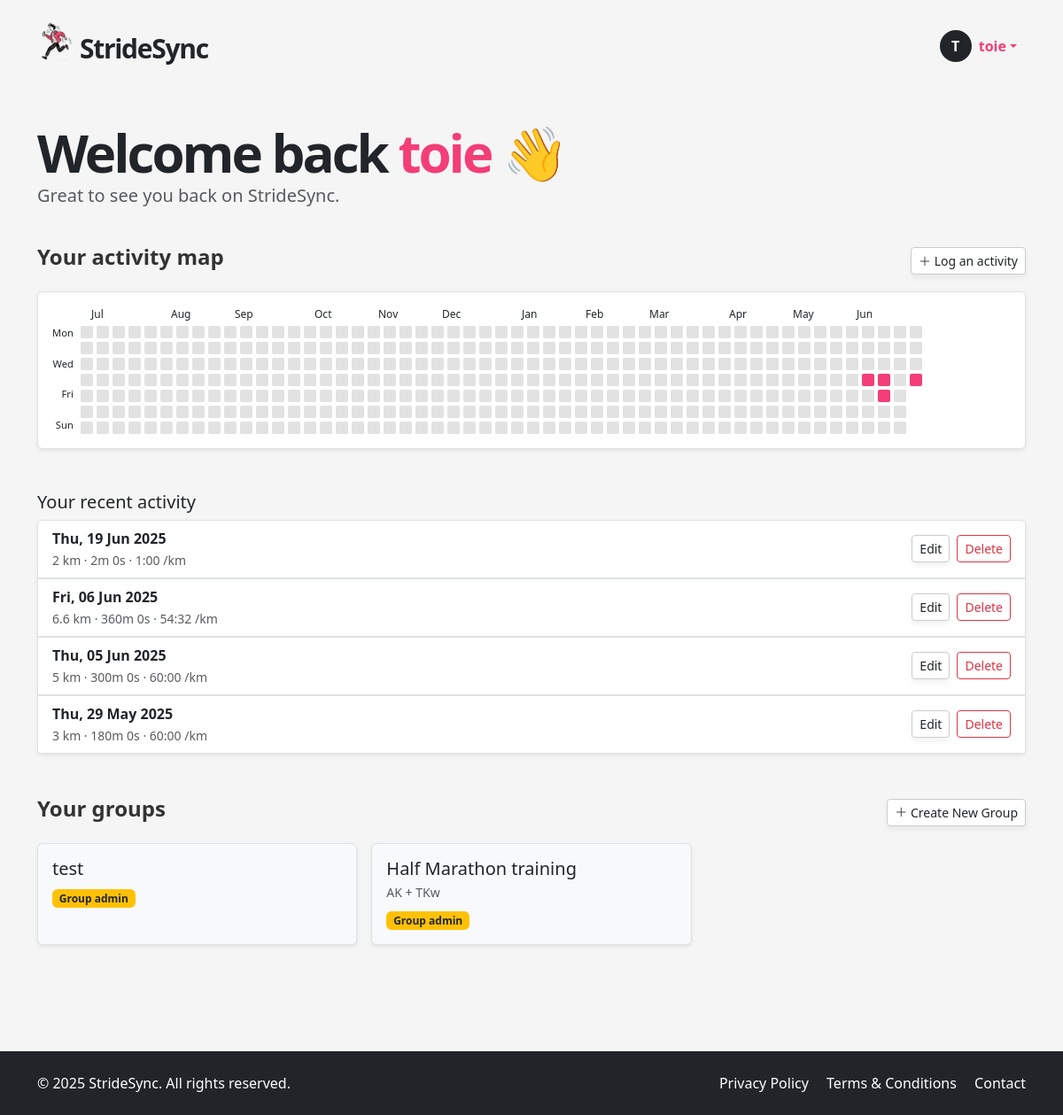
The app's page /dashboard (signed in) with its own data.
### app/models.py (models this page shows, shortened)
class User(UserMixin, db.Model):
    __tablename__ = "users"
    id = sa.Column(sa.Integer, primary_key=True)
    email = sa.Column(sa.String(120), unique=True, nullable=False, index=True)
    password_hash = sa.Column(sa.String(256))
    username = sa.Column(sa.String(64), unique=True, nullable=False, index=True)
    role = sa.Column(sa.Enum(UserRole), default=UserRole.USER, nullable=False)
    is_verified = sa.Column(sa.Boolean, default=False)
    verification_token = sa.Column(sa.String(128), nullable=False, default=lambda: secrets.token_urlsafe(32))
    reset_token = db.Column(db.String, nullable=True)
    reset_token_expiry = db.Column(db.DateTime, nullable=True)
    runs = so.relationship("Run", back_populates="user", cascade="all, delete-orphan")
    groups = so.relationship("Group", secondary=user_groups, back_populates="members")
    admin_of_groups = so.relationship("Group", secondary=group_admins, back_populates="admins")

class Run(db.Model):
    __tablename__ = "runs"
    id = sa.Column(sa.Integer, primary_key=True)
    date = sa.Column(sa.DateTime(timezone=True), index=True)
    distance = sa.Column(sa.Integer)  # meters
    time = sa.Column(sa.Integer)      # seconds (duration)
    pace = sa.Column(sa.Integer)      # seconds per km
    user_id = sa.Column(sa.Integer, sa.ForeignKey("users.id"), index=True)
    user = so.relationship("User", back_populates="runs")
    groups = so.relationship("Group", secondary=run_groups, back_populates="runs")

class Group(db.Model):
    __tablename__ = "groups"
    id = sa.Column(sa.Integer, primary_key=True)
    name = sa.Column(sa.String(100), unique=True, nullable=False)
    description = sa.Column(sa.Text)
    members = so.relationship("User", secondary=user_groups, back_populates="groups")
    admins = so.relationship("User", secondary=group_admins, back_populates="admin_of_groups")
    runs = so.relationship("Run", secondary=run_groups, back_populates="groups")
    invites = so.relationship("GroupInvite", back_populates="group", cascade="all, delete-orphan")

### app/routes.py (the view)
@app.route('/dashboard')
@login_required
def dashboard():
    runs = db.session.scalars(
        sa.select(Run).where(Run.user_id == current_user.id)
    ).all()
    sorted_groups = sorted(current_user.groups, key=lambda g: g.id, reverse=True)
    distance_by_date = {}
    for run in runs:
        run_date = run.date.date()
        distance_by_date[run_date] = distance_by_date.get(run_date, 0) + run.distance
    today = datetime.utcnow().date()
    start_date = today - timedelta(days=364)
    while start_date.weekday() != 0:
        start_date -= timedelta(days=1)
    heatmap_cells = []
    for week in range(53):
        column = []
        week_start = start_date + timedelta(weeks=week)
        for day in range(7):
            date = week_start + timedelta(days=day)
            if date > today:
                column.append(None)
            else:
                column.append({
                    "date": date,
                    "active": date in distance_by_date,
                    "distance": distance_by_date.get(date, 0)
                })
        heatmap_cells.append(column)
    month_labels = {}
    current_month = None
    for i, week in enumerate(heatmap_cells):
        for cell in week:
            if cell:
                cell_month = cell["date"].month
                if cell_month != current_month:
                    current_month = cell_month
                    month_labels[i] = cell["date"].strftime('%b')
                break
    recent_runs = db.session.scalars(
        sa.select(Run)
        .where(Run.user_id == current_user.id)
        .order_by(Run.date.desc())
        .limit(5)
    ).all()
    form = LogActivityForm()
    form.groups.choices = [(g.id, g.name) for g in current_user.groups]
    edit_form = EditRunForm()
    edit_form.groups.choices = [(g.id, g.name) for g in current_user.groups]
    delete_form = DeleteRunForm()
    create_group_form = CreateGroupForm()
    return render_template(
        "dashboard.html",
        user=current_user,
        runs=runs,
        recent_runs=recent_runs,
        heatmap_cells=heatmap_cells,
        month_labels=month_labels,
        form=form,
        edit_form=edit_form,
        delete_form=delete_form,
        create_group_form=create_group_form,
        sorted_groups=sorted_groups
    )

### app/models.py (called while the page is built)
@login.user_loader
def load_user(id):
    return db.session.get(User, int(id))

### app/templates/dashboard.html (shortened to what this page needs)
{% extends "base.html" %}
{% block content %}
<section class="py-5">
  <div class="container">
    <h1 class="display-4 fw-bold mb-4 hero-title">
      Welcome back <span>{{ user.username }}</span> 👋
    </h1>
    <p class="lead mt-3 text-muted" style="margin-top: -20px !important; margin-bottom: 40px;">
      Great to see you back on StrideSync.
    </p>
    <div class="mb-3">
      <div class="d-flex justify-content-between align-items-center mb-3">
        <h4>Your activity map</h4>
        <a href="#" class="btn btn-soft btn-sm" data-bs-toggle="modal" data-bs-target="#logActivityModal">
          <i class="bi bi-plus-lg"></i> Log an activity
        </a>
      </div>
      <div class="rounded border p-3 bg-white shadow-sm" style="overflow-x: auto;">
        <div class="d-flex flex-column">
    <div class="d-flex mb-1" style="margin-left: 2px; gap: 4px;">
      <div style="width: 20px;"></div>
      {% for week_index in range(heatmap_cells|length) %}
        {% set label = month_labels.get(week_index) %}
        <div class="
            {% if week_index < (heatmap_cells|length - 13) %} hidden-mobile {% endif %}
          "
          style="width: 14px; text-align: center; font-size: 0.75rem;">
          {{ label or '' }}
        </div>
      {% endfor %}
    </div>
    <div class="d-flex" style="gap: 4px;">
      <div class="d-flex flex-column me-1" style="gap: 9px; font-size: 0.7rem; text-align: right;">
        <div>Mon</div>
        <div>Wed</div>
        <div>Fri</div>
        <div>Sun</div>
      </div>
      {% for week in heatmap_cells %}
        <div class="d-flex flex-column heatmap-col {% if loop.index0 < (heatmap_cells|length - 13) %}hidden-mobile{% endif %}" style="gap: 4px;">
          {% for cell in week %}
            {% if cell %}
              <div
                title="{% if cell.active %}{{ '%.1f'|format(cell.distance) }} km on {{ cell.date.strftime('%d-%m-%y') }}{% else %}{{ cell.date.strftime('%d-%m-%y') }}{% endif %}"
                style="
                  width: 14px;
                  height: 14px;
                  border-radius: 2px;
                  background-color: {{ '#f33e78' if cell.active else '#e2e2e2' }};
                  transition: background-color 0.2s;">
              </div>
            {% else %}
              <div style="width: 14px; height: 14px; background-color: transparent;"></div>
            {% endif %}
          {% endfor %}
        </div>
      {% endfor %}
    </div>
  </div>
</div>
</div>
    <div class="my-2"><br></div>
    <div class="mb-5">
      <h5>Your recent activity</h5>
      {% if recent_runs %}
        <div class="list-group shadow-sm">
          {% for run in recent_runs %}
            <div class="list-group-item d-flex justify-content-between align-items-center">
              <div>
                <strong>{{ run.date.strftime('%a, %d %b %Y') }}</strong><br>
                <small class="text-muted">
                  {{ run.distance }} km · {{ run.time // 60 }}m {{ run.time % 60 }}s ·
                  {{ "%d:%02d" % (run.pace // 60, run.pace % 60) }} /km
                </small>
              </div>
              <div class="d-flex gap-2">
                <button class="btn btn-sm btn-soft-white" data-bs-toggle="modal" data-bs-target="#editRunModal{{ run.id }}">Edit</button>
                <button class="btn btn-sm btn-outline-danger" data-bs-toggle="modal" data-bs-target="#deleteRunModal{{ run.id }}">Delete</button>
              </div>
            </div>
                        {% set selected_group_ids = run.groups | map(attribute='id') | list %}
          {% endfor %}
        </div>
      {% else %}
        <p class="text-muted">No recent activity found.</p>
      {% endif %}
    </div>
    <div class="mb-5">
      <div class="d-flex justify-content-between align-items-center mb-3">
        <h4>Your groups</h4>
        <a href="#" class="btn btn-soft btn-sm" data-bs-toggle="modal" data-bs-target="#createGroupModal">
          <i class="bi bi-plus-lg"></i> Create New Group
        </a>
      </div>
      <div class="row g-3">
        {% for group in sorted_groups %}
        <div class="col-md-4">
          <div class="border rounded p-3 bg-light h-100 shadow-sm position-relative">
            <h5 class="mb-1">{{ group.name }}</h5>
            <p class="small text-muted mb-2">{{ group.description[:80] }}</p>
            {% if group in current_user.admin_of_groups %}
              <span class="badge bg-warning text-dark">Group admin</span>
            {% endif %}
          </div>
        </div>
        {% else %}
          <p class="text-muted">You're not in any groups yet.</p>
        {% endfor %}
      </div>
    </div>
  </div>
</section>
{% endblock %}

### app/templates/base.html (shortened to what this page needs)
<!DOCTYPE html>
<html lang="en">
<head>
  <link href="https://cdn.jsdelivr.net/npm/bootstrap@5.3.6/dist/css/bootstrap.min.css" rel="stylesheet">
  <link href="https://cdn.jsdelivr.net/npm/bootstrap-icons@1.10.5/font/bootstrap-icons.css" rel="stylesheet">
  <link rel="stylesheet" href="{{ url_for('static', filename='style.css') }}">
</head>
<body>
  <header>
    <nav class="navbar">
      <div class="container d-flex justify-content-between align-items-center py-2">
        <a href="/index" class="text-decoration-none logo-container d-flex align-items-center">
          <img src="{{ url_for('static', filename='img/icon.png') }}" width="40px" alt="StrideSync logo">
          <p class="logo mb-0 ms-2">StrideSync</p>
        </a>
        <ul class="navbar-nav flex-row align-items-center mb-0 menubox">
          {% if current_user.is_anonymous %}
            <li class="nav-item">
              <a class="btn btn-dark px-4" href="{{ url_for('login') }}">LOGIN</a>
            </li>
          {% else %}
            <li class="nav-item dropdown">
              <a class="nav-link dropdown-toggle d-flex align-items-center" href="#" id="userDropdown" role="button" data-bs-toggle="dropdown" aria-expanded="false">
                <div class="avatar-circle bg-dark text-white rounded-circle d-flex justify-content-center align-items-center me-2" style="width: 36px; height: 36px; font-weight: bold;">
                  {{ current_user.username[0]|upper }}
                </div>
                <span class="fw-semibold">{{ current_user.username }}</span>
              </a>
            </li>
          {% endif %}
        </ul>
      </div>
    </nav>
  </header>
  <main>
    {% block content %}{% endblock %}
  </main>
  <footer class="bg-dark text-white py-4">
    <div class="container d-flex flex-column flex-md-row justify-content-between align-items-center">
      <div class="mb-2 mb-md-0">
        &copy; 2025 StrideSync. All rights reserved.
      </div>
      <div>
        <a href="/privacy" class="text-white text-decoration-none me-3">Privacy Policy</a>
        <a href="/terms" class="text-white text-decoration-none me-3">Terms & Conditions</a>
        <a href="/contact" class="text-white text-decoration-none">Contact</a>
      </div>
    </div>
  </footer>
</body>
</html>

### app/static/style.css (style rules this page uses)
html, body { height: 100%; margin: 0; display: flex; flex-direction: column; scroll-behavior: smooth; }
body { background-color: #f5f5f5; }
main { flex: 1; }
h4 { font-weight: 700; color: #333; }
a { color: #f33e78; }
.logo { font-size: 30px; font-weight: 700; letter-spacing: -1.3px; margin-top: 15px; }
.logo-container { color: unset; }
.hero-title { font-weight: 900 !important; font-size: 60px; letter-spacing: -3px; line-height: 60px; }
.hero-title span { color: #f33e78; }
.btn-soft, .btn-soft-white { background: white; border: 1px solid #ccc; box-shadow: 0 4px 6px rgba(0,0,0,0.05); }
.nav-link { color: #f33e78 !important; }
.menubox { margin-top: 10px; margin-right: 10px; }
footer { background-color: #333; }

### records on screen
User: username "T", username "toie"
Run: date "Thu, 19 Jun 2025", distance "2", time "2", run.time%60 "0", pace "1:00"
Run: date "Fri, 06 Jun 2025", distance "6.6", time "360", run.time%60 "0", pace "54:32"
Run: date "Thu, 05 Jun 2025", distance "5", time "300", run.time%60 "0", pace "60:00"
Run: date "Thu, 29 May 2025", distance "3", time "180", run.time%60 "0", pace "60:00"
Group: name "test"
Group: name "Half Marathon training", description "AK + TKw"

### other values on screen
{{ label or '' }} "Jul" "Aug" "Sep" "Oct" "Nov" "Dec" "Jan" "Feb" "Mar" "Apr" "May" "Jun"
